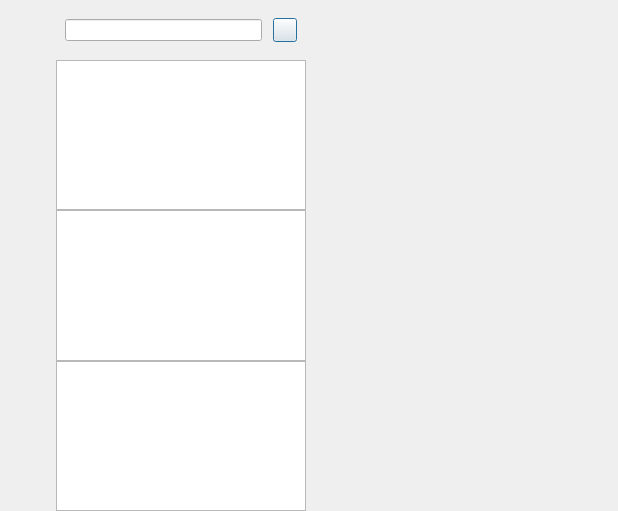
<?xml version="1.0" encoding="UTF-8"?>
<ui version="4.0">
 <class>ChatDialog</class>
 <widget class="QDialog" name="ChatDialog">
  <property name="geometry">
   <rect>
    <x>0</x>
    <y>0</y>
    <width>618</width>
    <height>511</height>
   </rect>
  </property>
  <property name="windowTitle">
   <string>Dialog</string>
  </property>
  <layout class="QHBoxLayout" name="horizontalLayout">
   <property name="spacing">
    <number>0</number>
   </property>
   <property name="leftMargin">
    <number>0</number>
   </property>
   <property name="topMargin">
    <number>0</number>
   </property>
   <property name="rightMargin">
    <number>0</number>
   </property>
   <property name="bottomMargin">
    <number>0</number>
   </property>
   <item>
    <widget class="QWidget" name="side_bar_widget" native="true">
     <property name="sizePolicy">
      <sizepolicy hsizetype="Fixed" vsizetype="Expanding">
       <horstretch>0</horstretch>
       <verstretch>0</verstretch>
      </sizepolicy>
     </property>
     <property name="minimumSize">
      <size>
       <width>56</width>
       <height>0</height>
      </size>
     </property>
     <property name="maximumSize">
      <size>
       <width>56</width>
       <height>16777215</height>
      </size>
     </property>
     <layout class="QVBoxLayout" name="verticalLayout">
      <property name="leftMargin">
       <number>10</number>
      </property>
      <property name="topMargin">
       <number>30</number>
      </property>
      <property name="rightMargin">
       <number>0</number>
      </property>
      <property name="bottomMargin">
       <number>0</number>
      </property>
      <item>
       <widget class="QWidget" name="widget" native="true">
        <layout class="QVBoxLayout" name="verticalLayout_3">
         <property name="spacing">
          <number>30</number>
         </property>
         <property name="leftMargin">
          <number>0</number>
         </property>
         <property name="topMargin">
          <number>0</number>
         </property>
         <property name="rightMargin">
          <number>0</number>
         </property>
         <property name="bottomMargin">
          <number>0</number>
         </property>
         <item>
          <widget class="QLabel" name="side_head_lb">
           <property name="minimumSize">
            <size>
             <width>35</width>
             <height>35</height>
            </size>
           </property>
           <property name="maximumSize">
            <size>
             <width>35</width>
             <height>35</height>
            </size>
           </property>
           <property name="text">
            <string/>
           </property>
          </widget>
         </item>
         <item>
          <widget class="StateWidget" name="side_chat_lb" native="true">
           <property name="minimumSize">
            <size>
             <width>30</width>
             <height>30</height>
            </size>
           </property>
           <property name="maximumSize">
            <size>
             <width>30</width>
             <height>30</height>
            </size>
           </property>
          </widget>
         </item>
         <item>
          <widget class="StateWidget" name="side_contact_lb" native="true">
           <property name="minimumSize">
            <size>
             <width>30</width>
             <height>30</height>
            </size>
           </property>
           <property name="maximumSize">
            <size>
             <width>30</width>
             <height>30</height>
            </size>
           </property>
          </widget>
         </item>
        </layout>
       </widget>
      </item>
      <item>
       <spacer name="verticalSpacer">
        <property name="orientation">
         <enum>Qt::Orientation::Vertical</enum>
        </property>
        <property name="sizeHint" stdset="0">
         <size>
          <width>20</width>
          <height>40</height>
         </size>
        </property>
       </spacer>
      </item>
     </layout>
    </widget>
   </item>
   <item>
    <widget class="QWidget" name="chat_user_widget" native="true">
     <property name="maximumSize">
      <size>
       <width>250</width>
       <height>16777215</height>
      </size>
     </property>
     <layout class="QVBoxLayout" name="verticalLayout_2">
      <property name="spacing">
       <number>0</number>
      </property>
      <property name="leftMargin">
       <number>0</number>
      </property>
      <property name="topMargin">
       <number>0</number>
      </property>
      <property name="rightMargin">
       <number>0</number>
      </property>
      <property name="bottomMargin">
       <number>0</number>
      </property>
      <item>
       <widget class="QWidget" name="search_widget" native="true">
        <property name="minimumSize">
         <size>
          <width>0</width>
          <height>60</height>
         </size>
        </property>
        <property name="maximumSize">
         <size>
          <width>16777215</width>
          <height>60</height>
         </size>
        </property>
        <layout class="QHBoxLayout" name="horizontalLayout_2">
         <item>
          <widget class="CustomizeEdit" name="search_edit"/>
         </item>
         <item>
          <spacer name="horizontalSpacer">
           <property name="orientation">
            <enum>Qt::Orientation::Horizontal</enum>
           </property>
           <property name="sizeType">
            <enum>QSizePolicy::Policy::Fixed</enum>
           </property>
           <property name="sizeHint" stdset="0">
            <size>
             <width>5</width>
             <height>20</height>
            </size>
           </property>
          </spacer>
         </item>
         <item>
          <widget class="ClickedBtn" name="add_btn">
           <property name="minimumSize">
            <size>
             <width>24</width>
             <height>24</height>
            </size>
           </property>
           <property name="maximumSize">
            <size>
             <width>24</width>
             <height>24</height>
            </size>
           </property>
           <property name="text">
            <string/>
           </property>
          </widget>
         </item>
        </layout>
       </widget>
      </item>
      <item>
       <widget class="ChatUserList" name="chat_user_list"/>
      </item>
      <item>
       <widget class="SearchList" name="search_list"/>
      </item>
      <item>
       <widget class="QListWidget" name="con_user_list"/>
      </item>
     </layout>
    </widget>
   </item>
   <item>
    <widget class="QStackedWidget" name="stackedWidget">
     <property name="currentIndex">
      <number>0</number>
     </property>
     <widget class="ChatPage" name="chat_page"/>
     <widget class="QWidget" name="friend_apply_page"/>
    </widget>
   </item>
  </layout>
 </widget>
 <customwidgets>
  <customwidget>
   <class>ClickedBtn</class>
   <extends>QPushButton</extends>
   <header location="global">clickedbtn.h</header>
  </customwidget>
  <customwidget>
   <class>CustomizeEdit</class>
   <extends>QLineEdit</extends>
   <header location="global">customizeedit.h</header>
  </customwidget>
  <customwidget>
   <class>ChatUserList</class>
   <extends>QListWidget</extends>
   <header location="global">chatuserlist.h</header>
  </customwidget>
  <customwidget>
   <class>ChatPage</class>
   <extends>QWidget</extends>
   <header location="global">chatpage.h</header>
   <container>1</container>
  </customwidget>
  <customwidget>
   <class>StateWidget</class>
   <extends>QWidget</extends>
   <header location="global">statewidget.h</header>
   <container>1</container>
  </customwidget>
  <customwidget>
   <class>SearchList</class>
   <extends>QListWidget</extends>
   <header location="global">searchlist.h</header>
  </customwidget>
 </customwidgets>
 <resources/>
 <connections/>
</ui>
